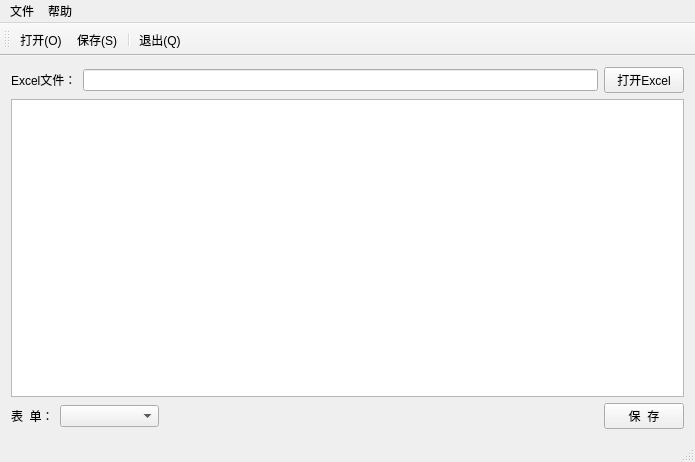
<?xml version="1.0" encoding="UTF-8"?>
<ui version="4.0">
 <class>ReadExcel</class>
 <widget class="QMainWindow" name="ReadExcel">
  <property name="geometry">
   <rect>
    <x>0</x>
    <y>0</y>
    <width>695</width>
    <height>462</height>
   </rect>
  </property>
  <property name="windowTitle">
   <string>ReadExcel</string>
  </property>
  <widget class="QWidget" name="centralWidget">
   <layout class="QHBoxLayout" name="horizontalLayout_3">
    <item>
     <layout class="QVBoxLayout" name="verticalLayout">
      <item>
       <layout class="QHBoxLayout" name="horizontalLayout">
        <item>
         <widget class="QLabel" name="label">
          <property name="text">
           <string>Excel文件：</string>
          </property>
         </widget>
        </item>
        <item>
         <widget class="QLineEdit" name="lineEdit">
          <property name="readOnly">
           <bool>true</bool>
          </property>
         </widget>
        </item>
        <item>
         <widget class="QPushButton" name="btn_openExcel">
          <property name="text">
           <string>打开Excel</string>
          </property>
         </widget>
        </item>
       </layout>
      </item>
      <item>
       <widget class="QTableWidget" name="tableWidget"/>
      </item>
      <item>
       <layout class="QHBoxLayout" name="horizontalLayout_2">
        <item>
         <widget class="QLabel" name="label_2">
          <property name="text">
           <string>表  单：</string>
          </property>
         </widget>
        </item>
        <item>
         <widget class="QComboBox" name="comboBox">
          <property name="minimumSize">
           <size>
            <width>99</width>
            <height>20</height>
           </size>
          </property>
         </widget>
        </item>
        <item>
         <spacer name="horizontalSpacer">
          <property name="orientation">
           <enum>Qt::Horizontal</enum>
          </property>
          <property name="sizeHint" stdset="0">
           <size>
            <width>40</width>
            <height>20</height>
           </size>
          </property>
         </spacer>
        </item>
        <item>
         <widget class="QPushButton" name="btn_saveExcel">
          <property name="text">
           <string>保  存</string>
          </property>
         </widget>
        </item>
       </layout>
      </item>
     </layout>
    </item>
   </layout>
  </widget>
  <widget class="QMenuBar" name="menuBar">
   <property name="geometry">
    <rect>
     <x>0</x>
     <y>0</y>
     <width>695</width>
     <height>23</height>
    </rect>
   </property>
   <widget class="QMenu" name="menu">
    <property name="title">
     <string>文件</string>
    </property>
    <addaction name="act_open"/>
    <addaction name="act_save"/>
    <addaction name="separator"/>
    <addaction name="act_exit"/>
   </widget>
   <widget class="QMenu" name="menu_2">
    <property name="title">
     <string>帮助</string>
    </property>
    <addaction name="act_about"/>
    <addaction name="act_aboutQt"/>
   </widget>
   <addaction name="menu"/>
   <addaction name="menu_2"/>
  </widget>
  <widget class="QToolBar" name="mainToolBar">
   <attribute name="toolBarArea">
    <enum>TopToolBarArea</enum>
   </attribute>
   <attribute name="toolBarBreak">
    <bool>false</bool>
   </attribute>
   <addaction name="act_open"/>
   <addaction name="act_save"/>
   <addaction name="separator"/>
   <addaction name="act_exit"/>
  </widget>
  <widget class="QStatusBar" name="statusBar"/>
  <action name="act_open">
   <property name="icon">
    <iconset resource="images.qrc">
     <normaloff>:/images/open.png</normaloff>:/images/open.png</iconset>
   </property>
   <property name="text">
    <string>打开(&amp;O)</string>
   </property>
   <property name="shortcut">
    <string>Ctrl+O</string>
   </property>
  </action>
  <action name="act_save">
   <property name="icon">
    <iconset resource="images.qrc">
     <normaloff>:/images/save.png</normaloff>:/images/save.png</iconset>
   </property>
   <property name="text">
    <string>保存(&amp;S)</string>
   </property>
   <property name="shortcut">
    <string>Ctrl+S</string>
   </property>
  </action>
  <action name="act_exit">
   <property name="icon">
    <iconset resource="images.qrc">
     <normaloff>:/images/exit.png</normaloff>:/images/exit.png</iconset>
   </property>
   <property name="text">
    <string>退出(&amp;Q)</string>
   </property>
   <property name="shortcut">
    <string>Ctrl+Q</string>
   </property>
  </action>
  <action name="act_about">
   <property name="icon">
    <iconset resource="images.qrc">
     <normaloff>:/images/about.png</normaloff>:/images/about.png</iconset>
   </property>
   <property name="text">
    <string>关于(&amp;A)</string>
   </property>
  </action>
  <action name="act_aboutQt">
   <property name="icon">
    <iconset resource="images.qrc">
     <normaloff>:/images/Qt.png</normaloff>:/images/Qt.png</iconset>
   </property>
   <property name="text">
    <string>关于Qt</string>
   </property>
  </action>
 </widget>
 <layoutdefault spacing="6" margin="11"/>
 <resources>
  <include location="images.qrc"/>
 </resources>
 <connections/>
</ui>
